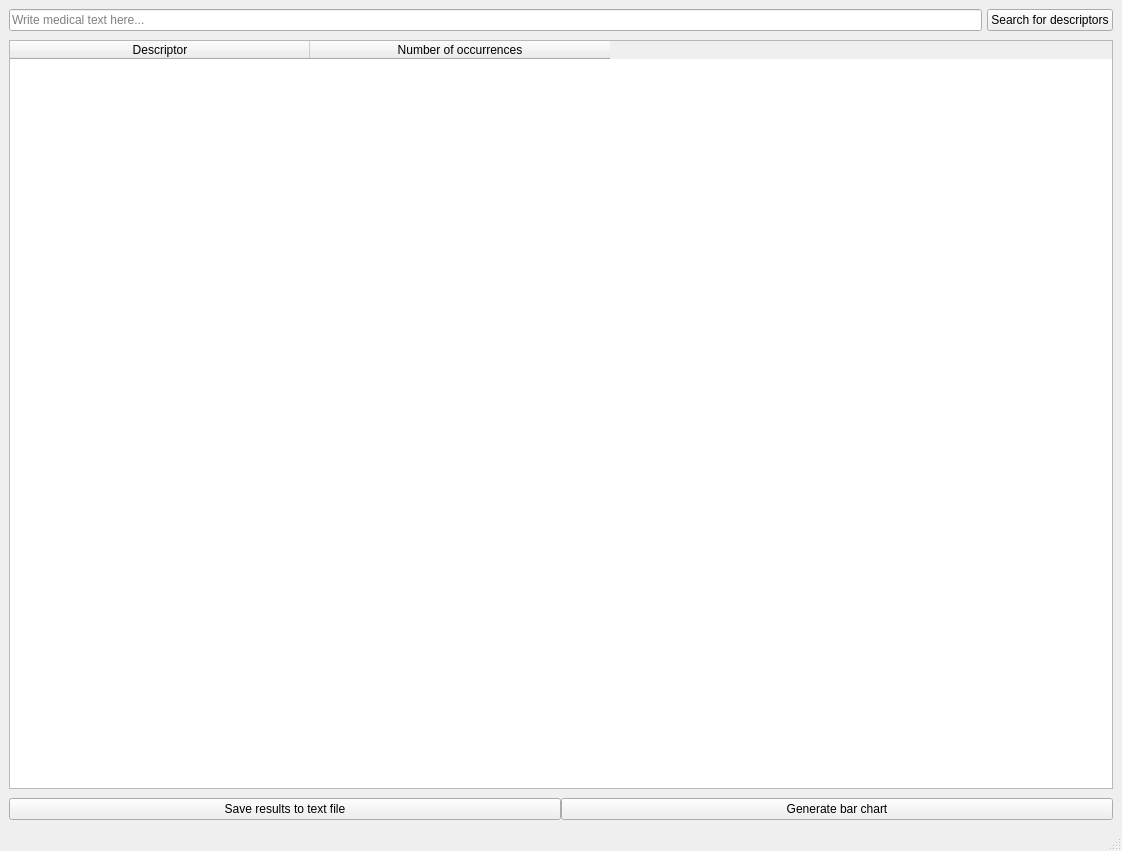
<?xml version="1.0" encoding="UTF-8"?>
<ui version="4.0">
 <class>MainWindow</class>
 <widget class="QMainWindow" name="MainWindow">
  <property name="windowModality">
   <enum>Qt::WindowModality::NonModal</enum>
  </property>
  <property name="geometry">
   <rect>
    <x>0</x>
    <y>0</y>
    <width>1122</width>
    <height>851</height>
   </rect>
  </property>
  <property name="windowTitle">
   <string>MainWindow</string>
  </property>
  <widget class="QWidget" name="centralwidget">
   <property name="cursor">
    <cursorShape>ArrowCursor</cursorShape>
   </property>
   <layout class="QGridLayout" name="gridLayout">
    <property name="leftMargin">
     <number>9</number>
    </property>
    <property name="verticalSpacing">
     <number>9</number>
    </property>
    <item row="1" column="0">
     <widget class="QTableWidget" name="resultTable">
      <property name="sizePolicy">
       <sizepolicy hsizetype="Expanding" vsizetype="Expanding">
        <horstretch>0</horstretch>
        <verstretch>0</verstretch>
       </sizepolicy>
      </property>
      <property name="minimumSize">
       <size>
        <width>0</width>
        <height>0</height>
       </size>
      </property>
      <property name="layoutDirection">
       <enum>Qt::LayoutDirection::LeftToRight</enum>
      </property>
      <property name="autoFillBackground">
       <bool>false</bool>
      </property>
      <property name="frameShadow">
       <enum>QFrame::Shadow::Plain</enum>
      </property>
      <property name="lineWidth">
       <number>1</number>
      </property>
      <property name="selectionMode">
       <enum>QAbstractItemView::SelectionMode::NoSelection</enum>
      </property>
      <property name="selectionBehavior">
       <enum>QAbstractItemView::SelectionBehavior::SelectItems</enum>
      </property>
      <property name="textElideMode">
       <enum>Qt::TextElideMode::ElideLeft</enum>
      </property>
      <property name="showGrid">
       <bool>true</bool>
      </property>
      <property name="gridStyle">
       <enum>Qt::PenStyle::NoPen</enum>
      </property>
      <property name="wordWrap">
       <bool>true</bool>
      </property>
      <property name="columnCount">
       <number>2</number>
      </property>
      <attribute name="horizontalHeaderVisible">
       <bool>true</bool>
      </attribute>
      <attribute name="horizontalHeaderCascadingSectionResizes">
       <bool>true</bool>
      </attribute>
      <attribute name="horizontalHeaderMinimumSectionSize">
       <number>33</number>
      </attribute>
      <attribute name="horizontalHeaderDefaultSectionSize">
       <number>300</number>
      </attribute>
      <attribute name="verticalHeaderVisible">
       <bool>true</bool>
      </attribute>
      <attribute name="verticalHeaderMinimumSectionSize">
       <number>20</number>
      </attribute>
      <attribute name="verticalHeaderDefaultSectionSize">
       <number>30</number>
      </attribute>
      <column>
       <property name="text">
        <string>Descriptor</string>
       </property>
      </column>
      <column>
       <property name="text">
        <string>Number of occurrences</string>
       </property>
      </column>
     </widget>
    </item>
    <item row="0" column="0">
     <layout class="QHBoxLayout" name="horizontalLayout_2">
      <property name="spacing">
       <number>5</number>
      </property>
      <property name="sizeConstraint">
       <enum>QLayout::SizeConstraint::SetDefaultConstraint</enum>
      </property>
      <property name="leftMargin">
       <number>0</number>
      </property>
      <item>
       <widget class="QLineEdit" name="medicalText">
        <property name="placeholderText">
         <string>Write medical text here...</string>
        </property>
       </widget>
      </item>
      <item>
       <widget class="QPushButton" name="searchButton">
        <property name="sizePolicy">
         <sizepolicy hsizetype="Minimum" vsizetype="Fixed">
          <horstretch>0</horstretch>
          <verstretch>0</verstretch>
         </sizepolicy>
        </property>
        <property name="text">
         <string>Search for descriptors</string>
        </property>
       </widget>
      </item>
     </layout>
    </item>
    <item row="2" column="0">
     <layout class="QHBoxLayout" name="horizontalLayout">
      <item>
       <widget class="QPushButton" name="saveButton">
        <property name="text">
         <string>Save results to text file</string>
        </property>
       </widget>
      </item>
      <item>
       <widget class="QPushButton" name="chartButton">
        <property name="text">
         <string>Generate bar chart</string>
        </property>
       </widget>
      </item>
     </layout>
    </item>
   </layout>
  </widget>
  <widget class="QMenuBar" name="menubar">
   <property name="geometry">
    <rect>
     <x>0</x>
     <y>0</y>
     <width>1122</width>
     <height>22</height>
    </rect>
   </property>
  </widget>
  <widget class="QStatusBar" name="statusbar"/>
 </widget>
 <resources/>
 <connections/>
</ui>
